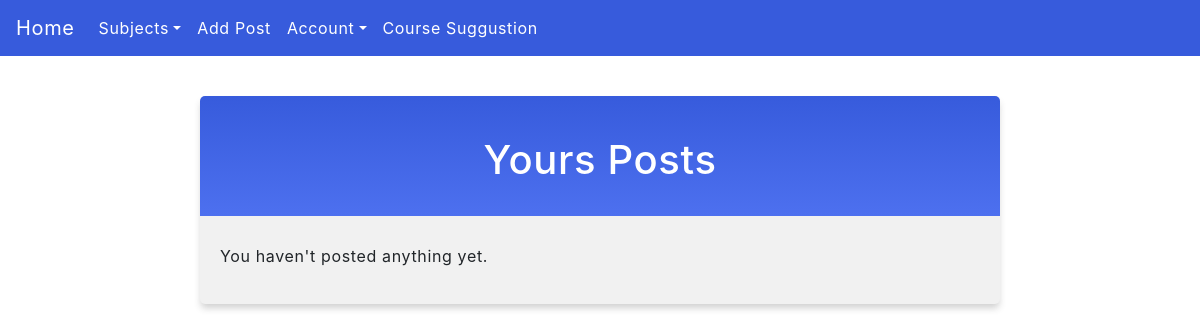
The page /account_post/ (signed in) on the database as committed earlier.
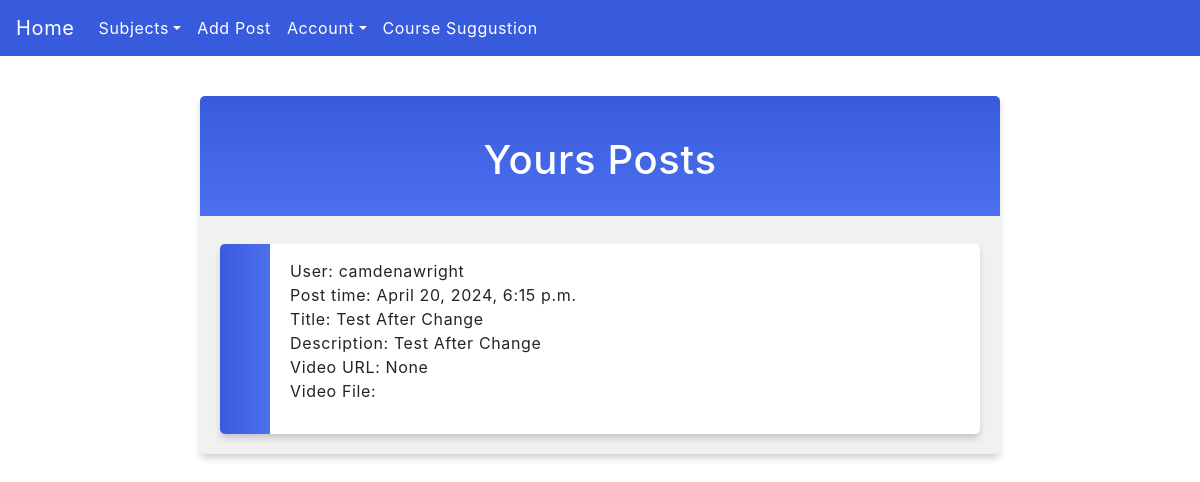
The same page on the database as committed later.
### posts/models.py (models this page shows, shortened)
class Ticket(models.Model):
    user = models.ForeignKey(User, blank = True, null = True, on_delete = models.PROTECT)
    username = models.CharField("Username", max_length = 100, blank = True, null = True)
    title = models.CharField("Title", max_length = 100)
    time_of_post = models.DateTimeField("Time of Post",auto_now_add=True)
    post_description = models.CharField("Description", max_length = 500, null = True)
    pdf_file = models.FileField('PDF File', null = True, blank = True, validators=[FileExtensionValidator(allowed_extensions=['pdf', 'doc'])])
    video_file = models.FileField('Video File', null = True, blank = True, validators=[FileExtensionValidator(allowed_extensions=['mp4'])])
    video_website_address = models.URLField('Video Adress', null = True, blank = True)
    ticket_course = models.ForeignKey('Course', on_delete=models.CASCADE, null=True, blank=True)  # ForeignKey relationship with Course

### posts/views.py (the view)
# urls.py: path('account_post/', account_post, name='account_post'),
def account_post(request):
    isAuthenticated = request.user.is_authenticated
    if request.user.is_authenticated:
        user = request.user
        username = user.username
        email = user.email
        user_posts = Ticket.objects.filter(username=user.username)
        context = {
            'username': username,
            'email': email,
            'user_posts': user_posts, #remove it
            'isAuthenticated' : isAuthenticated,
        }
        return render(request, 'account_post.html', context)
    else:
        return HttpResponse("You are not logged in.")

### posts/templates/account_post.html (shortened to what this page needs)
{% extends "master.html" %}
{% block content %}
  <div class = "forum">
    <h1>Yours Posts </h1>
    {% if user_posts %}
    <ul>
      {% for post in user_posts %}
        <li><p>
          User: {{ post.username }}
          <br>
          Post time: {{ post.time_of_post }}
          <br>
          Title: {{ post.title }}
          <br>
          Description: {{ post.post_description }}
          <br>
          Video URL: {{ post.video_website_address }}
          <br>
          Video File: {{ post.video_file }}
          <br>
        </li>
      {% endfor %}
    </ul>
  {% else %}
    <p>You haven't posted anything yet.</p>
  {% endif %}
</div>
{% endblock %}

Rows that differ between the two databases and show on the page:
added Ticket: username "camdenawright", time_of_post "April 20, 2024, 6:15 p.m.", title "Test After Change", post_description "Test After Change", video_website_address "None"
Other text that changed with them:
text no longer shown: "You haven't posted anything yet."
